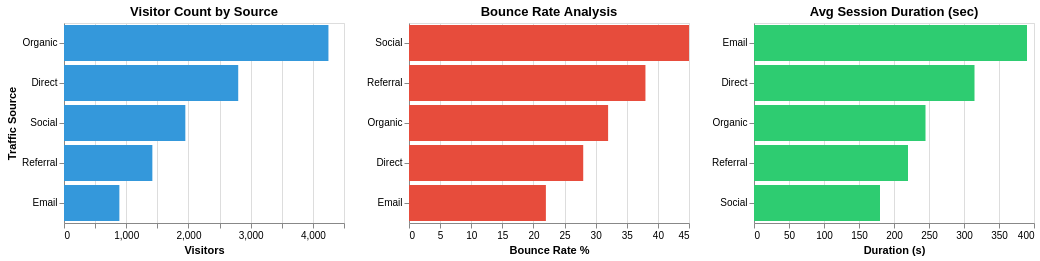

Source (Vega-Lite JSON):
### Vega-Lite specification from a JSON file in a GitHub repository (floating-point values rounded to 4 significant figures)
{"$schema": "https://vega.github.io/schema/vega-lite/v5.json", "description": "Dashboard: Web analytics - traffic sources side by side", "data": {"values": [{"source": "Organic", "visitors": 4250, "bounceRate": 32, "avgDuration": 245}, {"source": "Direct", "visitors": 2800, "bounceRate": 28, "avgDuration": 315}, {"source": "Social", "visitors": 1950, "bounceRate": 45, "avgDuration": 180}, {"source": "Referral", "visitors": 1420, "bounceRate": 38, "avgDuration": 220}, {"source": "Email", "visitors": 890, "bounceRate": 22, "avgDuration": 390}]}, "hconcat": [{"title": "Visitor Count by Source", "mark": {"type": "bar", "color": "#3498db"}, "encoding": {"y": {"field": "source", "type": "nominal", "axis": {"title": "Traffic Source"}, "sort": "-x"}, "x": {"field": "visitors", "type": "quantitative", "axis": {"title": "Visitors", "format": ",.0f"}}}, "width": 280, "height": 200}, {"title": "Bounce Rate Analysis", "mark": {"type": "bar", "color": "#e74c3c"}, "encoding": {"y": {"field": "source", "type": "nominal", "axis": {"title": null}, "sort": "-x"}, "x": {"field": "bounceRate", "type": "quantitative", "axis": {"title": "Bounce Rate %", "format": ".0f"}}}, "width": 280, "height": 200}, {"title": "Avg Session Duration (sec)", "mark": {"type": "bar", "color": "#2ecc71"}, "encoding": {"y": {"field": "source", "type": "nominal", "axis": {"title": null}, "sort": "-x"}, "x": {"field": "avgDuration", "type": "quantitative", "axis": {"title": "Duration (s)", "format": ".0f"}}}, "width": 280, "height": 200}]}
